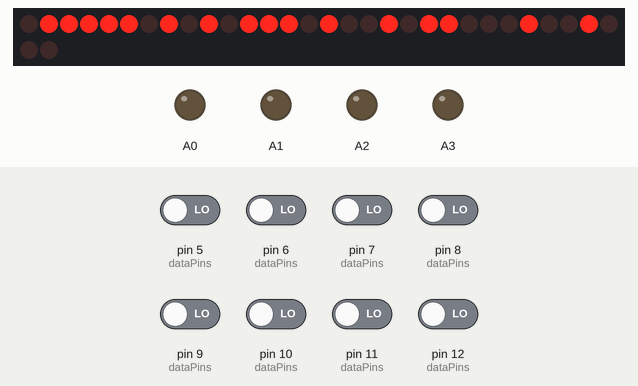
Recording of a sketch running on a simulated Arduino Uno, built with avr-gcc and run on an emulated ATmega328P. On the bench: 32 shift-register outputs drawn as a row of LEDs (first output left, lit = HIGH), output pins drawn as LEDs (lit = HIGH). Inputs (shaded band) come from the test bench; at power-on: pin 5 (dataPins), pin 6 (dataPins), pin 7 (dataPins), pin 8 (dataPins), pin 9 (dataPins), pin 10 (dataPins), pin 11 (dataPins), pin 12 (dataPins) LOW. Pins used as bus, display or sensor lines are not drawn; what the sketch prints to the serial monitor is not drawn.

Above: at 31.1 s.
Timing chart, 0 to 32.6 s (numbered marks = the images above):
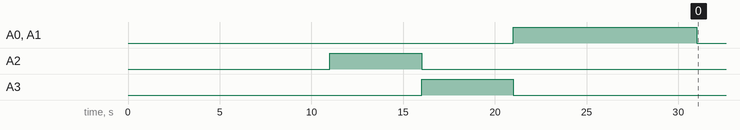

The sketch:

main.ino
```cpp
#include "Programmer.h"

/**
 * Pins:
 * D2,D3,D4:  Address shift register
 * D5..D12:   Data input/output
 * A0,A1,A2:  Chip control
 */
#define MAX_ADDR    65535  // 2^16 - 1
#define DATA_BITS   8

#define SHIFT_DATA  2  // DS
#define SHIFT_CLOCK 3  // SHCP
#define SHIFT_LATCH 4  // STCP

/* TODO: Introduce second serial for streaming bytes to/from data and address pins. */

static const spc::Pin dataPins[DATA_BITS] = { 5, 6, 7, 8, 9, 10, 11, 12 };

spc::EEPROMProgrammer programmer;

/**
 * Address SHR pins: D[2..4].
 * Data pins: D[5..12] = Q[0..7].
 * Control pins: CTRL_nCE, CTRL_ERASE, CTRL_PROGRAM.
 *  Add yet another shift register for control
 *
 * Total of 3 + 8 + 3 pins needed.
 */

void setup()
{
  Serial.begin(115200);

  // set up the programmer
  spc::PinConfig programmerPins;

  programmerPins.addrData       = SHIFT_DATA;
  programmerPins.addrClock      = SHIFT_CLOCK;
  programmerPins.addrLatch      = SHIFT_LATCH;
  programmerPins.nChipEnable    = A0;
  programmerPins.nOutputEnable  = A1;
  //programmerPins.modeSelect   = A2;
  programmerPins.modeProgram    = A2;
  programmerPins.modeErase      = A3;
  memcpy(programmerPins.data, dataPins, DATA_BITS);

  programmer.setPinConfig(programmerPins);
  if (!programmer.initialize())
  {
    Serial.println("Failed to initialize spc::EEPROMProgrammer.");
    return;
  }

  Serial.println("Everything is in default state.");

  delay(1000);
  Serial.println("Enable chip");
  digitalWrite(programmerPins.nChipEnable, LOW);

  delay(5000);
  Serial.println("Enable output");
  digitalWrite(programmerPins.nOutputEnable, LOW);

  delay(5000);
  Serial.println("Set Mode: PROGRAM");
  digitalWrite(programmerPins.modeErase, LOW);
  digitalWrite(programmerPins.modeProgram, HIGH);

  delay(5000);
  Serial.println("Mode: ERASE");
  digitalWrite(programmerPins.modeProgram, LOW);
  digitalWrite(programmerPins.modeErase, HIGH);

  delay(5000);
  Serial.println("Disable chip, disable output, mode: READ.");
  digitalWrite(programmerPins.nChipEnable, HIGH);
  digitalWrite(programmerPins.nOutputEnable, HIGH);
  digitalWrite(programmerPins.modeProgram, LOW);
  digitalWrite(programmerPins.modeErase, LOW);
  delay(10000);

  Serial.println("*** Test done, go on. ***");
  digitalWrite(programmerPins.nChipEnable, LOW);
  digitalWrite(programmerPins.nOutputEnable, LOW);

  return;
}

void loop()
{
  // programmer.erase();
  // programmer.write(int16_t addr, int8_t data);
  char sbuf[32];
  int16_t addr;
  byte data;

  addr = 0x1234;
  data = programmer.read(addr);
  sprintf(sbuf, "0x%04x: %u", addr, data);
  Serial.println(sbuf);

  addr = 0xBABE;
  data = programmer.read(addr);
  sprintf(sbuf, "0x%04x: %u", addr, data);
  Serial.println(sbuf);

  delay(500);
}
```

Programmer.h
```cpp
#pragma once

#define DATA_BITS 8

namespace spc
{
  typedef uint8_t Pin;

  struct PinConfig
  {
    Pin addrData;
    Pin addrClock;
    Pin addrLatch;
    Pin nChipEnable;
    Pin nOutputEnable;
    //Pin modeSelect;
    Pin modeProgram;
    Pin modeErase;
    Pin data[DATA_BITS];
  };

  enum Mode { MODE_READ, MODE_PROGRAM, MODE_ERASE };

  class EEPROMProgrammer
  {
  public:
    PinConfig pins;
    Mode mode;

    EEPROMProgrammer() { };

    void setPinConfig(PinConfig &pinConfig)
    {
      pins = pinConfig;
    };

    /**
     * Initialize programmer.
     */
    bool initialize()
    {
      pinMode(pins.addrData, OUTPUT);
      pinMode(pins.addrClock, OUTPUT);
      pinMode(pins.addrLatch, OUTPUT);
      pinMode(pins.nChipEnable, OUTPUT);
      pinMode(pins.nOutputEnable, OUTPUT);
      //pinMode(pins.modeSelect, OUTPUT);
      pinMode(pins.modeProgram, OUTPUT);
      pinMode(pins.modeErase, OUTPUT);

      digitalWrite(pins.addrData, LOW);
      digitalWrite(pins.addrClock, LOW);
      digitalWrite(pins.addrLatch, LOW);

      setAddress(0);  // reset the shift register
      setMode(MODE_READ);
      enableChip(true);

      for (auto pin : pins.data)
        pinMode(pin, INPUT);

      return true;
    }

    /**
     * Read a byte from an address.
     */
    byte read(int16_t addr)
    {
      setAddress(addr);

      byte data = 0;
      for (int pinNum = 0; pinNum < DATA_BITS; pinNum++)
        data |= (digitalRead(pins.data[pinNum]) << pinNum);
      return data;
    }

    /**
     * Write abyte to an address.
     *
     * NOTE: If writing multiple bytes, keep the mode as PROGRAM
     *       (same for data pin modes) without changing them
     *       between each byte!
     */
    void write(int16_t addr, byte data)
    {
      /**
       * 1. Disable chip (nCE = HIGH)
       * 2. Set programming mode (nOE = 12V).
       * 3. Set address to the shift register and latch it out.
       * 4. Set the desired data to the data pins.
       * 5. Pulse nCE LOW.
       */
      enableChip(false);
      setMode(MODE_PROGRAM);
      setAddress(addr);

      for (int pinNum = 0; pinNum < DATA_BITS; pinNum++)
        digitalWrite(pins.data[pinNum], (data >> pinNum & 1));

      pulseLow(pins.nChipEnable);
      setMode(MODE_READ);
    }

    /**
     * Set programmer mode (MODE_READ | MODE_PROGRAM | MODE_ERASE).
     */
    void setMode(Mode mode)
    {
      switch (mode)
      {
        case MODE_READ:
          digitalWrite(pins.modeErase, LOW);
          digitalWrite(pins.modeProgram, LOW);
          digitalWrite(pins.nOutputEnable, LOW);
          break;
        case MODE_PROGRAM:
          digitalWrite(pins.modeErase, LOW);
          digitalWrite(pins.modeProgram, HIGH);
          digitalWrite(pins.nOutputEnable, HIGH);
          break;
        case MODE_ERASE:
          digitalWrite(pins.modeErase, HIGH);
          digitalWrite(pins.modeProgram, LOW);
          digitalWrite(pins.nOutputEnable, HIGH);
          break;
        default:
          break;
      }

      mode = mode;
    }

    /**
     * Enable or disable chip.
     */
    void enableChip(bool enable = true)
    {
      digitalWrite(pins.nChipEnable, enable ? LOW : HIGH);
    }

  protected:
    /**
     * Set address to the chip.
     */
    void setAddress(uint16_t addr, bool set = true)
    {
      shiftOut(pins.addrData, pins.addrClock, MSBFIRST, (addr >> 8) & 0xff);  // high byte
      shiftOut(pins.addrData, pins.addrClock, MSBFIRST, addr & 0xff);         // low byte

      if (set)
        pulseHigh(pins.addrLatch);
    }

    /**
     * Pulse given pin to HIGH.
     */
    void pulseHigh(Pin pin)
    {
      digitalWrite(pin, LOW);
      digitalWrite(pin, HIGH);
      delayMicroseconds(1);
      digitalWrite(pin, LOW);
    }

    /**
     * Pulse given pin to LOW.
     */
    void pulseLow(Pin pin)
    {
      digitalWrite(pin, HIGH);
      digitalWrite(pin, LOW);
      delayMicroseconds(1);
      digitalWrite(pin, HIGH);
    }
  };
};
```
